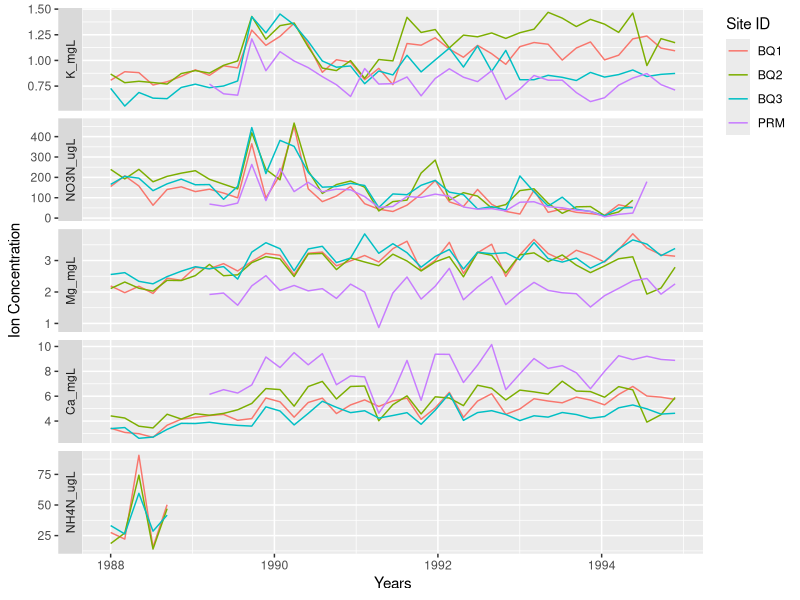
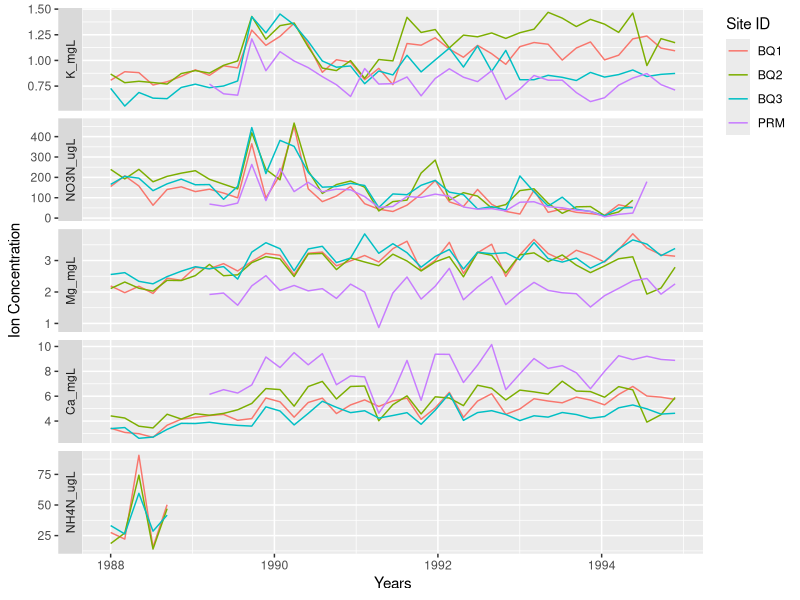

Generate these figures, in order, with R:
## ---- chunk 1
library(tidyverse)

# Read cleaned and analyzed data for four sample sites
Figure_3_Reproduction <- read_csv("../output/figure-3-reproduction-data.csv")

# Plot data to approximate original Figure 3 from Schaefer et al. (2000)
ggplot(
  data = Figure_3_Reproduction,
  mapping = aes(
    x = window_start,
    y = concentration,
    color = site_ID
  )
) +
  geom_line() +
  labs(x = "Years", y = "Ion Concentration", color = "Site ID") +
  theme(legend.justification = c("right", "top")) +
  facet_grid(
    vars(fct_relevel(
      as_factor(Figure_3_Reproduction$ion),
      "K_mgL",
      "NO3N_ugL",
      "Mg_mgL",
      "Ca_mgL",
      "NH4N_ugL" # Reorganize ions to display graphs in same order as Figure 3
    )),
    scales = "free",
    switch = "y"
  )
# Save plot as an image
ggsave("../figs/figure-3-reproduction.png")
